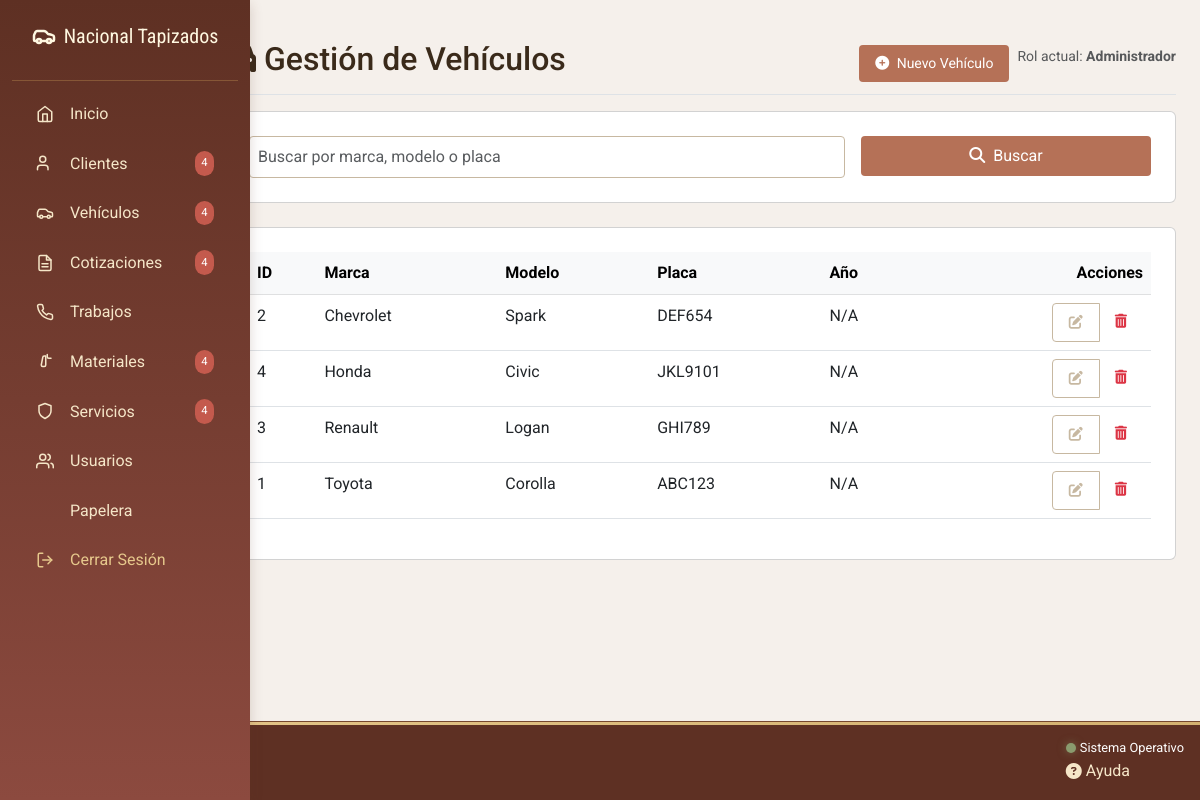
/admin/formularios/vehiculos/index.php (signed in), run on the app's committed database.
### tables this page shows
CREATE TABLE `vehiculos` (
  `id_vehiculo` int(11) NOT NULL,
  `marca_vehiculo` varchar(50) NOT NULL,
  `modelo_vehiculo` varchar(50) NOT NULL,
  `placa_vehiculo` varchar(20) NOT NULL,
  `notas_vehiculo` text NOT NULL,
  `activo` tinyint(1) NOT NULL DEFAULT 1
);

### php/auth.php (called while the page is built, shortened)
<?php
function getUserRole() {
    return $_SESSION['usuario_rol'] ?? 'Invitado';
}
function isAdmin() {
    return getUserRole() === 'Administrador';
}
?>

### admin/formularios/vehiculos/index.php (the view, shortened to what this page needs)
<?php
require_once __DIR__ . '/../../../php/conexion.php';
require_once __DIR__ . '/../../../php/auth.php';
$busqueda = $_GET['busqueda'] ?? '';
$pagina = max(1, intval($_GET['pagina'] ?? 1));
$porPagina = 10;
$sql = "SELECT * FROM vehiculos";
$params = [];
$where = '';
$offset = ($pagina - 1) * $porPagina;
$sql .= " $where ORDER BY marca_vehiculo ASC LIMIT $offset, $porPagina";
$stmt = $conex->prepare($sql);
if (!empty($busqueda)) {
    $stmt->execute($params);
} else {
    $stmt->execute();
}
$vehiculos = $stmt->fetchAll();
require_once __DIR__ . '/../../includes/head.php';
?>
<body class="bg-light">
    <div class="container-fluid">
        <div class="row">
            <?php include __DIR__ . '/../../includes/sidebar.php'; ?>
            <main class="col-md-9 ms-sm-auto col-lg-10 px-md-4 py-4">
                <div class="d-flex justify-content-between flex-wrap flex-md-nowrap align-items-center pt-3 pb-2 mb-3 border-bottom">
                    <h1 class="h2">
                        <i class="fas fa-car me-2"></i>Gestión de Vehículos
                    </h1>
                    <div class="btn-toolbar mb-2 mb-md-0">
                        <div class="btn-group me-2">
                            <a href="crear.php" class="btn btn-sm btn-primary">
                                <i class="fas fa-plus-circle me-1"></i> Nuevo Vehículo
                            </a>
                        </div>
                        <div class="text-muted small">
                            Rol actual: <strong><?= isAdmin() ? 'Administrador' : 'Vendedor' ?></strong>
                        </div>
                    </div>
                </div>
                <div class="card mb-4">
                    <div class="card-body">
                        <form class="row g-3">
                            <div class="col-md-8">
                                <input type="text" class="form-control" name="busqueda" value="<?= htmlspecialchars($busqueda) ?>"
                                    placeholder="Buscar por marca, modelo o placa">
                            </div>
                            <div class="col-md-4">
                                <button class="btn btn-primary w-100" type="submit">
                                    <i class="fas fa-search me-1"></i> Buscar
                                </button>
                            </div>
                        </form>
                    </div>
                </div>
                <div class="card">
                    <div class="card-body">
                        <div class="table-responsive">
                            <table class="table table-hover">
                                <thead class="table-light">
                                    <tr>
                                        <th>ID</th>
                                        <th>Marca</th>
                                        <th>Modelo</th>
                                        <th>Placa</th>
                                        <th>Año</th>
                                        <th class="text-end">Acciones</th>
                                    </tr>
                                </thead>
                                <tbody>
                                    <?php if (count($vehiculos) > 0): ?>
                                        <?php foreach ($vehiculos as $vehiculo): ?>
                                            <tr>
                                                <td><?= $vehiculo['id_vehiculo'] ?></td>
                                                <td><?= htmlspecialchars($vehiculo['marca_vehiculo']) ?></td>
                                                <td><?= htmlspecialchars($vehiculo['modelo_vehiculo']) ?></td>
                                                <td><?= htmlspecialchars($vehiculo['placa_vehiculo']) ?></td>
                                                <td><?= htmlspecialchars($vehiculo['anio_vehiculo'] ?? 'N/A') ?></td>
                                                <td class="text-end">
                                                    <div class="btn-group" role="group">
                                                        <a href="editar.php?id=<?= $vehiculo['id_vehiculo'] ?>" class="btn btn-sm btn-outline-secondary">
                                                            <i class="fas fa-edit"></i>
                                                        </a>
                                                        <a href="index.php?eliminar=<?= $vehiculo['id_vehiculo'] ?>"
                                                            class="btn btn-sm btn-outline-danger"
                                                            onclick="return confirm('¿Eliminar este vehículo?')">
                                                            <i class="fas fa-trash-alt"></i>
                                                        </a>
                                                    </div>
                                                </td>
                                            </tr>
                                        <?php endforeach; ?>
                                    <?php else: ?>
                                        <tr>
                                            <td colspan="6" class="text-center py-4">No se encontraron vehículos</td>
                                        </tr>
                                    <?php endif; ?>
                                </tbody>
                            </table>
                        </div>
                    </div>
                </div>
            </main>
        </div>
    </div>
    <?php require_once __DIR__ . '/../../includes/footer.php'; ?>
</body>
</html>

### public/assets/css/variables.css (style rules this page uses)
:root { --primary-dark: #5E3023; --secondary-dark: #8C4A3F; --accent-color: #B57157; --accent-light: #D4A373; --neutral-dark: #C7B8A1; --neutral-medium: #E0D5CE; --neutral-light: #F5F0EB; --text-light: #FFFFFF; --text-dark: #3A2A1A; --gold-cream: #F5E6C8; --gold-pastel: #E6C88C; --gold-dark: #D4B170; --gold-accent: #D4A017; --gradient-leather: linear-gradient(135deg, var(--secondary-dark), var(--accent-color)); --gradient-light: linear-gradient(135deg, var(--neutral-medium), var(--neutral-light)); --gradient-gold: linear-gradient(135deg, var(--gold-pastel), var(--gold-dark)); --shadow-sm: 0 2px 6px rgba(94, 48, 35, 0.15); --shadow-md: 0 4px 12px rgba(94, 48, 35, 0.2); --shadow-lg: 0 8px 24px rgba(94, 48, 35, 0.25); --border-stitched: 2px solid var(--accent-color); --border-soft: 1px solid var(--neutral-dark); --border-gold: 1px solid var(--gold-pastel); --space-xs: 0.25rem; --space-sm: 0.5rem; --space-md: 1rem; --space-lg: 1.5rem; --space-xl: 2rem; --space-xxl: 3rem; --transition-fast: 0.2s ease; --transition-normal: 0.3s ease; --transition-slow: 0.5s ease; --sidebar-width: 280px; --header-height: 70px; --z-sidebar: 1000; --z-header: 1100; --z-modal: 1200; --success-color: #8A9B6E; --error-color: #C45A4D; --warning-color: #E6C88C; }

### public/assets/css/admin.css (style rules this page uses)
:root { --primary-dark: #5E3023; --secondary-dark: #8C4A3F; --accent-color: #B57157; --gold-cream: #F5E6C8; --gold-pastel: #E6C88C; }
.admin-body { font-family: 'Roboto', sans-serif; background-color: var(--neutral-light); color: var(--text-dark); line-height: 1.6; overflow-x: hidden; }
body { background-image: url('https://pfst.cf2.poecdn.net/base/image/60ab54eef562f30f85a67bde31f924f078199dae0b7bc6c333dfb467a2c13471?w=1024&h=768&pmaid=442168253'); background-size: cover; background-position: center; background-attachment: fixed; margin: 0; padding: 0; font-family: 'Roboto', sans-serif; color: #333; }
.card-body { padding: 1.5rem; }
.form-control { width: 100%; padding: 0.5rem; border-radius: 4px; border: 1px solid var(--neutral-dark); background-color: rgba(255, 255, 255, 0.1); color: white; }
.btn { padding: 0.5rem 1rem; border-radius: 4px; border: none; cursor: pointer; transition: var(--transition-fast); }
.btn-primary { background-color: var(--accent-color); color: white; }
.btn-outline-secondary { background-color: transparent; border: 1px solid var(--neutral-dark); color: var(--neutral-dark); }

### data on the page
vehiculos: id_vehiculo "2", marca_vehiculo "Chevrolet", modelo_vehiculo "Spark", placa_vehiculo "DEF654", anio_vehiculo "N/A"
vehiculos: id_vehiculo "4", marca_vehiculo "Honda", modelo_vehiculo "Civic", placa_vehiculo "JKL9101", anio_vehiculo "N/A"
vehiculos: id_vehiculo "3", marca_vehiculo "Renault", modelo_vehiculo "Logan", placa_vehiculo "GHI789", anio_vehiculo "N/A"
vehiculos: id_vehiculo "1", marca_vehiculo "Toyota", modelo_vehiculo "Corolla", placa_vehiculo "ABC123", anio_vehiculo "N/A"
